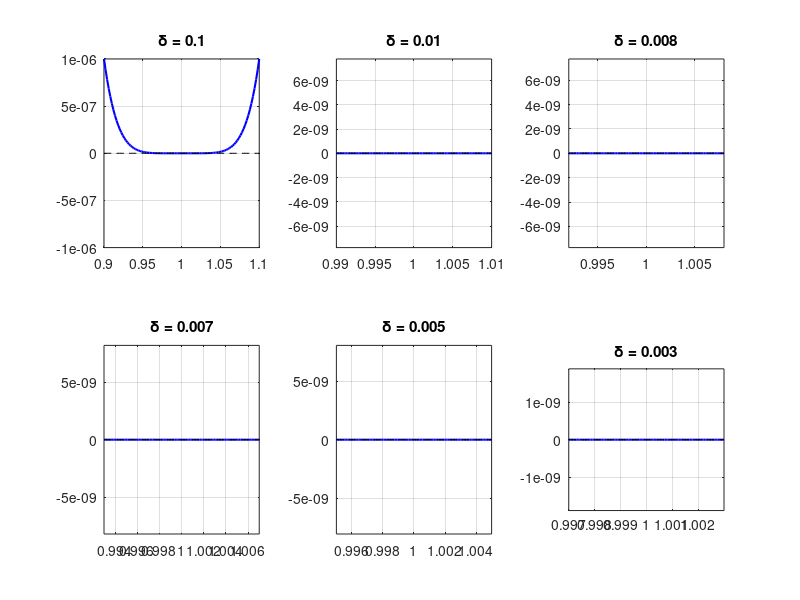
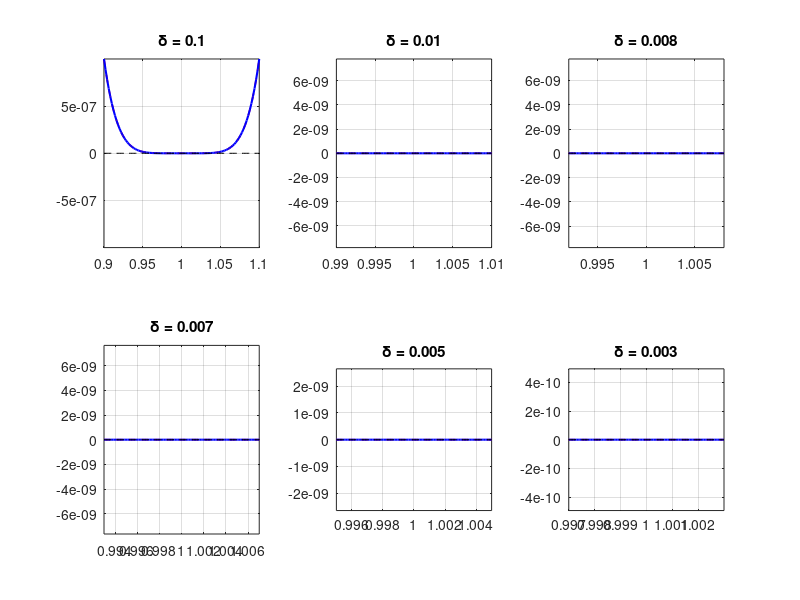

MATLAB code for these plots, in order:
% Actividad 2 - Ejercicio 3a
% Version modificada de ZoomPoli: evaluacion estable de (x-1)^6
% Alumno: Agustin Formenti

clear; clc; close all;

%% Este script replica ZoomPoli pero usando SOLO la forma factorizada:
%    p(x) = (x - 1)^6
% La idea es mostrar que desaparecen las oscilaciones numericas que se
% observan cuando se usa la forma expandida de grado 6.
figure(1)
k = 0;
n = 100;

%% Barrido de ventanas de zoom alrededor de x = 1
for delta = [0.1 0.01 0.008 0.007 0.005 0.003]

    %% Discretizo el intervalo centrado en 1
    x = linspace(1 - delta, 1 + delta, n)';

    %% Evaluo el polinomio en forma factorizada
    y_fact = (x - 1).^6;

    %% Acumulo subplot
    k = k + 1;

    subplot(2,3,k)
    plot(x, y_fact, 'b', 'LineWidth', 1.5), grid on
    hold on
    plot(x, zeros(size(x)), 'k--')   % eje x
    hold off

    %% Ajusto los ejes para ver bien el zoom
    axis([1 - delta, 1 + delta, -max(abs(y_fact)) max(abs(y_fact))])
    title(['\delta = ', num2str(delta)])
end

disp(' ')
disp('========== FIN EJERCICIO 3a ==========')

% Actividad 2 - Ejercicio 3b
% Comparacion entre la forma expandida y la factorizada de (x-1)^6
% Alumno: Agustin Formenti

clear; clc; close all;

%% Dominios de zoom igual que en ZoomPoli
figure(2)
k = 0;
n = 100;

for delta = [0.1 0.01 0.008 0.007 0.005 0.003]

    x = linspace(1 - delta, 1 + delta, n)';

    %% Forma expandida (misma del script original ZoomPoli)
    y_exp = x.^6 - 6*x.^5 + 15*x.^4 - 20*x.^3 + 15*x.^2 - 6*x + 1;

    %% Forma factorizada
    y_fact = (x - 1).^6;

    k = k + 1;
    subplot(2,3,k)


    plot(x, y_exp, 'r--', 'LineWidth', 1.2), hold on
    plot(x, y_fact, 'b', 'LineWidth', 1.5)
    plot(x, zeros(size(x)), 'k--')
    hold off, grid on

    axis([1 - delta, 1 + delta, -max(abs(y_exp)) max(abs(y_exp))])
    title(['\delta = ', num2str(delta)])

end

disp(' ')
disp('========== FIN EJERCICIO 3b ==========')


% Actividad 2 - Ejercicio 3c
% Explicacion del fenomeno de oscilacion observado en ZoomPoli
% Alumno: Agustin Formenti

clear; clc;

%% Comentario teorico
%
% El polinomio p(x) = (x - 1)^6 es matematicamente estable cerca de x = 1,
% pero la forma expandida:
%
%    x^6 - 6x^5 + 15x^4 - 20x^3 + 15x^2 - 6x + 1
%
% genera terminos muy grandes cuya resta debe dar un numero extremadamente
% chico. Ejemplo: cerca de x = 1:
%   x^6  ≈ 1
%   6x^5 ≈ 6
%   15x^4 ≈ 15
%   ...
% y todo eso debe terminar valiendo algo del orden de 10^-6.
%
% Esto provoca CANCELACION CATASTROFICA:
%   - se restan numeros muy grandes pero muy parecidos,
%   - cada termino fue calculado con redondeo de punto flotante,
%   - el error relativo se amplifica,
%   - la grafica produce oscilaciones numericas inexistentes en el polinomio real.
%
% Cuando se usa la forma factorizada:
%         (x - 1)^6
% los terminos intermedios no aparecen: se opera con un numero pequeño (x - 1).
% Por eso su evaluacion es MUCHISIMO mas estable numericamente.
%
% Conclusión:
%   La forma expandida es numericamente inestable cerca de x = 1.
%   La forma factorizada elimina la cancelacion y evita las oscilaciones.

disp('Explicacion completa incluida en los comentarios del script.')
disp(' ')
disp('========== FIN EJERCICIO 3c ==========')
